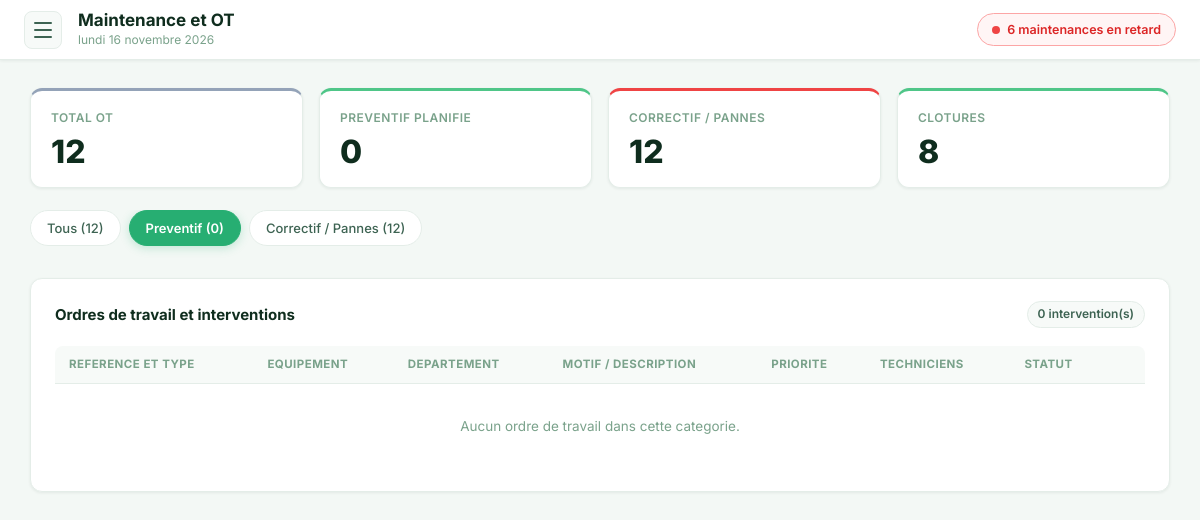
Before: /pages/maintenance.php?kind=preventive with the older database file.
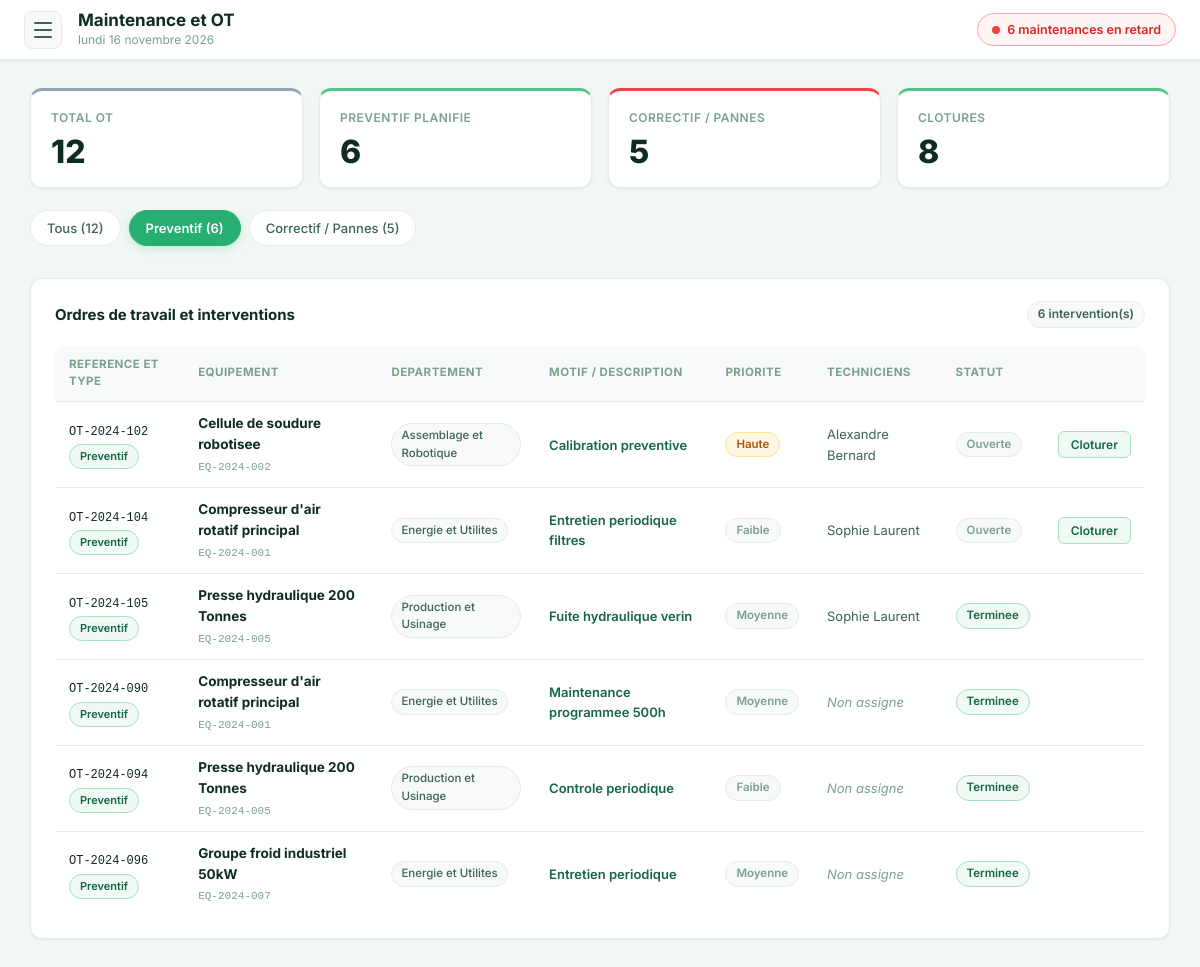
After: the same page with the newer database file.
### tables this page shows
CREATE TABLE IF NOT EXISTS `work_orders` (
    `id` INT AUTO_INCREMENT PRIMARY KEY,
    `reference` VARCHAR(50) NOT NULL UNIQUE,
    `equipment_id` INT NOT NULL,
    `kind` ENUM('preventive', 'corrective', 'ameliorative') DEFAULT 'corrective',
    `type` ENUM('preventive', 'corrective', 'ameliorative') DEFAULT 'corrective',
    `priority` ENUM('faible', 'moyenne', 'haute', 'urgente') DEFAULT 'moyenne',
    `status` ENUM('ouverte', 'planifiee', 'en_cours', 'en_attente_pieces', 'terminee', 'annulee') DEFAULT 'ouverte',
    `description` TEXT NOT NULL,
    `failure_reason` VARCHAR(255) NULL,
    `created_by` INT NULL,
    `planned_at` DATE NULL,
    `started_at` DATETIME NULL,
    `completed_at` DATETIME NULL,
    `duration_hours` DECIMAL(5,2) DEFAULT 0.00,
    `created_at` DATETIME DEFAULT CURRENT_TIMESTAMP,
    CONSTRAINT `fk_wo_equipment` FOREIGN KEY (`equipment_id`) REFERENCES `equipment` (`id`) ON DELETE CASCADE,
    CONSTRAINT `fk_wo_creator`   FOREIGN KEY (`created_by`)   REFERENCES `users`     (`id`) ON DELETE SET NULL
);

CREATE TABLE IF NOT EXISTS `equipment` (
    `id` INT AUTO_INCREMENT PRIMARY KEY,
    `serial_number` VARCHAR(100) NOT NULL UNIQUE,
    `model` VARCHAR(100) NULL,
    `designation` VARCHAR(200) NOT NULL,
    `category` VARCHAR(100) NOT NULL,
    `manufacturer` VARCHAR(100) NULL,
    `status` ENUM('en_service', 'en_maintenance', 'en_panne', 'reforme') DEFAULT 'en_service',
    `failure_reason` VARCHAR(255) NULL,
    `location_id` INT NULL,
    `department_id` INT NULL,
    `cycle_id` INT NULL,
    `purchase_date` DATE NULL,
    `warranty_until` DATE NULL,
    `active` TINYINT(1) DEFAULT 1,
    `last_maintenance_at` DATE NULL,
    `next_maintenance_at` DATE NULL,
    `created_at` DATETIME DEFAULT CURRENT_TIMESTAMP,
    `updated_at` DATETIME DEFAULT CURRENT_TIMESTAMP ON UPDATE CURRENT_TIMESTAMP,
    CONSTRAINT `fk_equip_location`   FOREIGN KEY (`location_id`)   REFERENCES `locations`   (`id`) ON DELETE SET NULL,
    CONSTRAINT `fk_equip_department` FOREIGN KEY (`department_id`) REFERENCES `departments` (`id`) ON DELETE SET NULL,
    CONSTRAINT `fk_equip_cycle`      FOREIGN KEY (`cycle_id`)      REFERENCES `cycles`      (`id`) ON DELETE SET NULL
);

CREATE TABLE IF NOT EXISTS `departments` (
    `id` INT AUTO_INCREMENT PRIMARY KEY,
    `name` VARCHAR(100) NOT NULL UNIQUE,
    `code` VARCHAR(50) NULL,
    `description` VARCHAR(255) NULL,
    `created_at` DATETIME DEFAULT CURRENT_TIMESTAMP
);

### pages/maintenance.php (the view, shortened to what the changed rows need)
<?php
$db = getDB();
$kind_filter = $_GET['kind'] ?? '';
$sql = "
    SELECT w.id, w.reference, w.type, w.status, w.priority,
           w.description, w.failure_reason, w.created_at, w.completed_at AS closed_at,
           e.designation, e.serial_number,
           d.name AS dept_name,
           GROUP_CONCAT(CONCAT(u.first_name, ' ', u.last_name) SEPARATOR ', ') AS technicians
    FROM work_orders w
    LEFT JOIN equipment e ON e.id = w.equipment_id
    LEFT JOIN departments d ON d.id = e.department_id
    LEFT JOIN work_order_technicians wt ON wt.work_order_id = w.id
    LEFT JOIN users u ON u.id = wt.technician_id
";
$params = [];
if ($kind_filter === 'preventive' || $kind_filter === 'corrective') {
    $sql .= " WHERE w.type = ?";
    $params[] = $kind_filter;
}
$sql .= " GROUP BY w.id ORDER BY w.created_at DESC";
$stmt = $db->prepare($sql);
$stmt->execute($params);
$work_orders = $stmt->fetchAll(PDO::FETCH_ASSOC);
$stats = $db->query("
    SELECT COUNT(*) AS total,
           SUM(type='preventive') AS preventive,
           SUM(type='corrective')  AS corrective,
           SUM(status='en_cours')  AS en_cours,
           SUM(status='terminee')  AS terminee,
           SUM(priority IN ('urgente','critique')) AS urgente
    FROM work_orders
")->fetch(PDO::FETCH_ASSOC) ?: [];
require_once __DIR__ . '/../includes/header.php';
?>
<div class="kpis" style="margin-bottom:22px">
  <div class="card kpi good">
    <small>Preventif planifie</small>
    <strong><?= (int)($stats['preventive'] ?? 0) ?></strong>
  </div>
  <div class="card kpi <?= ($stats['corrective'] ?? 0) > 0 ? 'danger' : 'neutral' ?>">
    <small>Correctif / Pannes</small>
    <strong><?= (int)($stats['corrective'] ?? 0) ?></strong>
  </div>
</div>
<div class="dept-nav">
  <a href="maintenance.php" class="dept-pill <?= empty($kind_filter) ? 'active' : '' ?>">
    Tous (<?= (int)($stats['total'] ?? 0) ?>)
  </a>
  <a href="maintenance.php?kind=preventive" class="dept-pill <?= $kind_filter === 'preventive' ? 'active' : '' ?>">
    Preventif (<?= (int)($stats['preventive'] ?? 0) ?>)
  </a>
  <a href="maintenance.php?kind=corrective" class="dept-pill <?= $kind_filter === 'corrective' ? 'active' : '' ?>">
    Correctif / Pannes (<?= (int)($stats['corrective'] ?? 0) ?>)
  </a>
</div>
<div class="card">
  <div class="card-header">
    <h2>Ordres de travail et interventions</h2>
    <span class="count-badge"><?= count($work_orders) ?> intervention(s)</span>
  </div>
  <div class="table-wrap">
    <table>
      <thead>
        <tr>
          <th>Reference et Type</th>
          <th>Equipement</th>
          <th>Departement</th>
          <th>Motif / Description</th>
          <th>Priorite</th>
          <th>Techniciens</th>
          <th>Statut</th>
          <th></th>
        </tr>
      </thead>
      <tbody>
        <?php if (!empty($work_orders)): foreach ($work_orders as $w):
          $isCorr = ($w['type'] === 'corrective');
        ?>
        <tr>
          <td>
            <code style="font-size:12px"><?= htmlspecialchars($w['reference'] ?? 'OT-' . $w['id']) ?></code><br>
            <span class="badge <?= $isCorr ? 'red' : 'green' ?>" style="font-size:11px;margin-top:3px">
              <?= $isCorr ? 'Correctif' : 'Preventif' ?>
            </span>
          </td>
          <td>
            <strong style="color:var(--text-primary)"><?= htmlspecialchars($w['designation'] ?? '—') ?></strong><br>
            <code style="font-size:11px;color:var(--text-muted)"><?= htmlspecialchars($w['serial_number'] ?? '') ?></code>
          </td>
          <td><span class="dept-badge"><?= htmlspecialchars($w['dept_name'] ?? 'General') ?></span></td>
          <td style="font-size:13px">
            <?php if (!empty($w['failure_reason'])): ?>
              <span style="font-weight:600;color:<?= $isCorr ? 'var(--red-600)' : 'var(--green-700)' ?>">
                <?= htmlspecialchars($w['failure_reason']) ?>
              </span>
            <?php else: ?>
              <span style="color:var(--text-muted);font-style:italic">Non precise</span>
            <?php endif; ?>
          </td>
          <td>
            <?php
            $pc = $w['priority'] ?? 'normale';
            $pcClass = match($pc) {
              'urgente', 'critique' => 'red',
              'haute' => 'yellow',
              default => 'gray'
            };
            ?>
            <span class="badge <?= $pcClass ?>"><?= htmlspecialchars(ucfirst($pc)) ?></span>
          </td>
          <td style="font-size:13px;color:var(--text-secondary)">
            <?= $w['technicians'] ? htmlspecialchars($w['technicians']) : '<span style="color:var(--text-muted);font-style:italic">Non assigne</span>' ?>
          </td>
          <td>
            <?php
            $st = $w['status'];
            $stClass = match($st) {
              'terminee' => 'green',
              'en_cours' => 'yellow',
              default    => 'gray'
            };
            $stLabel = match($st) {
              'terminee' => 'Terminee',
              'en_cours' => 'En cours',
              'ouverte'  => 'Ouverte',
              default    => $st
            };
            ?>
            <span class="badge <?= $stClass ?>"><?= $stLabel ?></span>
          </td>
          <td>
            <?php if ($w['status'] !== 'terminee'): ?>
            <form method="post" onsubmit="return confirm('Cloturer cette intervention ?')">
              <button type="submit" class="btn-action-status btn-to-repaired">Cloturer</button>
            </form>
            <?php endif; ?>
          </td>
        </tr>
        <?php endforeach; else: ?>
        <tr><td colspan="8" class="empty">Aucun ordre de travail dans cette categorie.</td></tr>
        <?php endif; ?>
      </tbody>
    </table>
  </div>
</div>
<?php require_once __DIR__ . '/../includes/footer.php'; ?>

Changed rows visible on the page:
now on this page (row edited): work_orders: reference "OT-2024-102", type "Preventif", equipment.designation "Cellule de soudure robotisee", equipment.serial_number "EQ-2024-002", departments.name "Assemblage et Robotique", failure_reason "Calibration preventive", priority "Haute", technicians "Alexandre Bernard", status "Ouverte"
now on this page (row edited): work_orders: reference "OT-2024-104", type "Preventif", equipment.designation "Compresseur d'air rotatif principal", equipment.serial_number "EQ-2024-001", departments.name "Energie et Utilites", failure_reason "Entretien periodique filtres", priority "Faible", technicians "Sophie Laurent", status "Ouverte"
now on this page (row edited): work_orders: reference "OT-2024-105", type "Preventif", equipment.designation "Presse hydraulique 200 Tonnes", equipment.serial_number "EQ-2024-005", departments.name "Production et Usinage", failure_reason "Fuite hydraulique verin", priority "Moyenne", technicians "Sophie Laurent", status "Terminee"
now on this page (row edited): work_orders: reference "OT-2024-090", type "Preventif", equipment.designation "Compresseur d'air rotatif principal", equipment.serial_number "EQ-2024-001", departments.name "Energie et Utilites", failure_reason "Maintenance programmee 500h", priority "Moyenne", shows "Non assigne", status "Terminee"
now on this page (row edited): work_orders: reference "OT-2024-094", type "Preventif", equipment.designation "Presse hydraulique 200 Tonnes", equipment.serial_number "EQ-2024-005", departments.name "Production et Usinage", failure_reason "Controle periodique", priority "Faible", shows "Non assigne", status "Terminee"
now on this page (row edited): work_orders: reference "OT-2024-096", type "Preventif", equipment.designation "Groupe froid industriel 50kW", equipment.serial_number "EQ-2024-007", departments.name "Energie et Utilites", failure_reason "Entretien periodique", priority "Moyenne", shows "Non assigne", status "Terminee"
Other visible differences:
$stats['preventive']: "0" → "6"
$stats['corrective']: "12" → "5"
count($work_orders): "0" → "6"
text no longer shown: "Aucun ordre de travail dans cette categorie."
